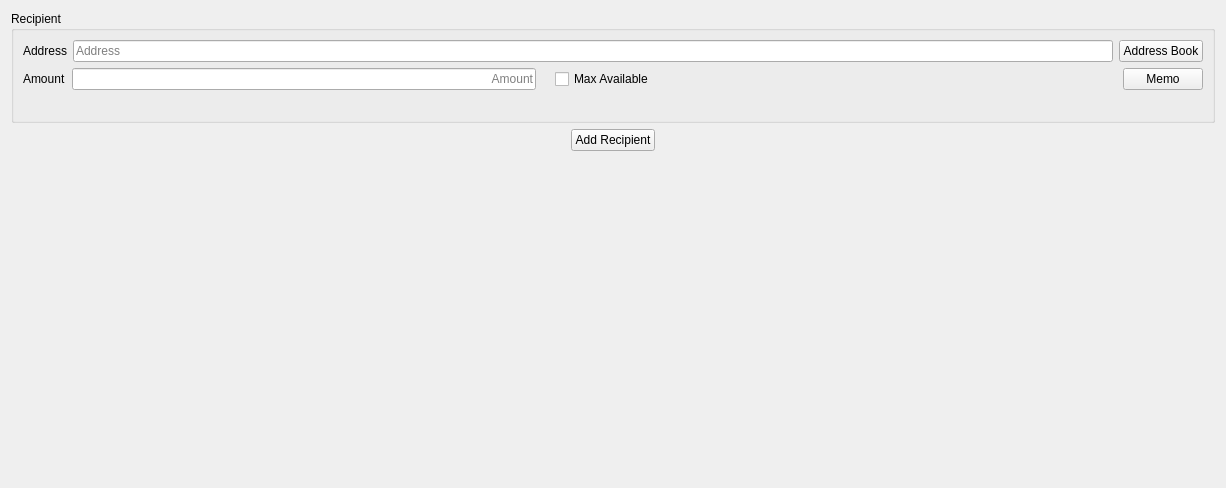
             <widget class="QWidget" name="sendToWidgets">
              <property name="geometry">
               <rect>
                <x>0</x>
                <y>0</y>
                <width>1226</width>
                <height>488</height>
               </rect>
              </property>
              <layout class="QVBoxLayout" name="sendToLayout">
               <item>
                <widget class="QGroupBox" name="verticalGroupBox">
                 <property name="title">
                  <string>Recipient</string>
                 </property>
                 <layout class="QVBoxLayout" name="sendAddressLayout">
                  <item>
                   <layout class="QHBoxLayout" name="horizontalLayout_12">
                    <item>
                     <widget class="QLabel" name="label_4">
                      <property name="text">
                       <string>Address</string>
                      </property>
                     </widget>
                    </item>
                    <item>
                     <widget class="QLineEdit" name="Address1">
                      <property name="placeholderText">
                       <string>Address</string>
                      </property>
                     </widget>
                    </item>
                    <item>
                     <widget class="QPushButton" name="AddressBook1">
                      <property name="text">
                       <string>Address Book</string>
                      </property>
                     </widget>
                    </item>
                   </layout>
                  </item>
                  <item>
                   <layout class="QHBoxLayout" name="horizontalLayout_13">
                    <item>
                     <widget class="QLabel" name="label_6">
                      <property name="text">
                       <string>Amount</string>
                      </property>
                     </widget>
                    </item>
                    <item>
                     <widget class="QLineEdit" name="Amount1">
                      <property name="baseSize">
                       <size>
                        <width>200</width>
                        <height>0</height>
                       </size>
                      </property>
                      <property name="alignment">
                       <set>Qt::AlignRight|Qt::AlignTrailing|Qt::AlignVCenter</set>
                      </property>
                      <property name="placeholderText">
                       <string>Amount</string>
                      </property>
                     </widget>
                    </item>
                    <item>
                     <widget class="QLabel" name="AmtUSD1">
                      <property name="text">
                       <string/>
                      </property>
                     </widget>
                    </item>
                    <item>
                     <widget class="QCheckBox" name="Max1">
                      <property name="text">
                       <string>Max Available</string>
                      </property>
                     </widget>
                    </item>
                    <item>
                     <spacer name="horizontalSpacer_4">
                      <property name="orientation">
                       <enum>Qt::Horizontal</enum>
                      </property>
                      <property name="sizeHint" stdset="0">
                       <size>
                        <width>40</width>
                        <height>20</height>
                       </size>
                      </property>
                     </spacer>
                    </item>
                    <item>
                     <widget class="QPushButton" name="MemoBtn1">
                      <property name="enabled">
                       <bool>true</bool>
                      </property>
                      <property name="toolTip">
                       <string/>
                      </property>
                      <property name="text">
                       <string>Memo</string>
                      </property>
                     </widget>
                    </item>
                   </layout>
                  </item>
                  <item>
                   <widget class="QLabel" name="MemoTxt1">
                    <property name="font">
                     <font>
                      <pointsize>10</pointsize>
                     </font>
                    </property>
                    <property name="text">
                     <string/>
                    </property>
                    <property name="wordWrap">
                     <bool>true</bool>
                    </property>
                   </widget>
                  </item>
                 </layout>
                </widget>
               </item>
               <item>
                <layout class="QHBoxLayout" name="horizontalLayout_7">
                 <item>
                  <spacer name="horizontalSpacer_2">
                   <property name="orientation">
                    <enum>Qt::Horizontal</enum>
                   </property>
                   <property name="sizeHint" stdset="0">
                    <size>
                     <width>40</width>
                     <height>20</height>
                    </size>
                   </property>
                  </spacer>
                 </item>
                 <item>
                  <widget class="QPushButton" name="addAddressButton">
                   <property name="baseSize">
                    <size>
                     <width>200</width>
                     <height>0</height>
                    </size>
                   </property>
                   <property name="text">
                    <string>Add Recipient</string>
                   </property>
                  </widget>
                 </item>
                 <item>
                  <spacer name="horizontalSpacer_3">
                   <property name="orientation">
                    <enum>Qt::Horizontal</enum>
                   </property>
                   <property name="sizeHint" stdset="0">
                    <size>
                     <width>40</width>
                     <height>20</height>
                    </size>
                   </property>
                  </spacer>
                 </item>
                </layout>
               </item>
               <item>
                <spacer name="verticalSpacer_2">
                 <property name="orientation">
                  <enum>Qt::Vertical</enum>
                 </property>
                 <property name="sizeHint" stdset="0">
                  <size>
                   <width>20</width>
                   <height>40</height>
                  </size>
                 </property>
                </spacer>
               </item>
              </layout>
             </widget>
